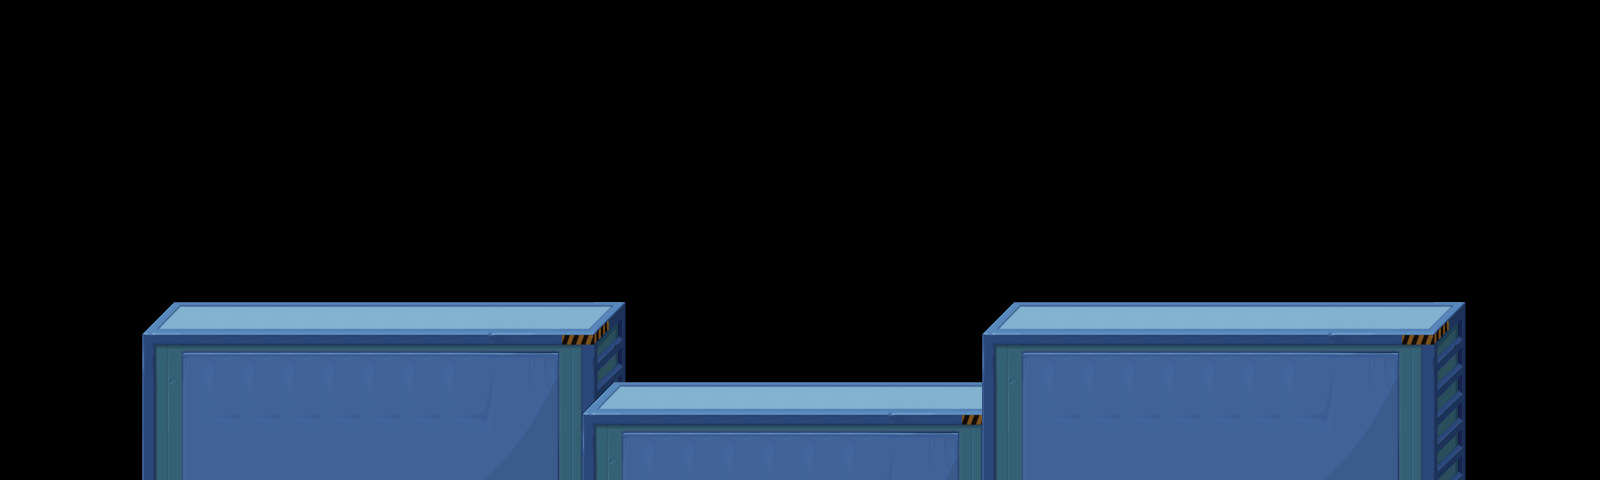

Rendered tile map (Tiled .tmx) drawn with the repository's tilesets; below, a short description and the map source with its tile grids summarised:
An orthogonal 40x12 tile map with 40x40 px tiles, 3 tile layers (show2, show1, show3) and 14 objects.

<map version="1.0" orientation="orthogonal" width="40" height="12" tilewidth="40" tileheight="40">
 <tileset firstgid="1" name="main" tilewidth="40" tileheight="40">
  <image source="main.png" width="280" height="240" />
 </tileset>
 <layer name="show2" width="40" height="12">
  <data>[480 cells, 65 non-empty, 35 distinct tile ids]</data>
 </layer>
 <layer name="show1" width="40" height="12">
  <data>[480 cells, 36 non-empty, 21 distinct tile ids]</data>
 </layer>
 <layer name="show3" width="40" height="12">
  <data>[480 cells, 65 non-empty, 35 distinct tile ids]</data>
 </layer>
 <objectgroup name="collision" width="40" height="12">
  <object x="160" y="320" width="440" height="160" />
  <object x="600" y="400" width="400" height="80" />
  <object x="1000" y="320" width="440" height="160" />
 </objectgroup>
 <objectgroup name="items" width="40" height="12">
  <object x="720" y="160" />
  <object x="760" y="200" />
  <object x="800" y="240" />
  <object x="840" y="280" />
  <object x="880" y="320" />
  <object x="880" y="160" />
  <object x="840" y="200" />
  <object x="760" y="280" />
  <object x="720" y="320" />
 </objectgroup>
 <objectgroup name="enemy" width="40" height="12">
  <object x="360" y="120" />
  <object x="1240" y="120" />
 </objectgroup>
</map>
